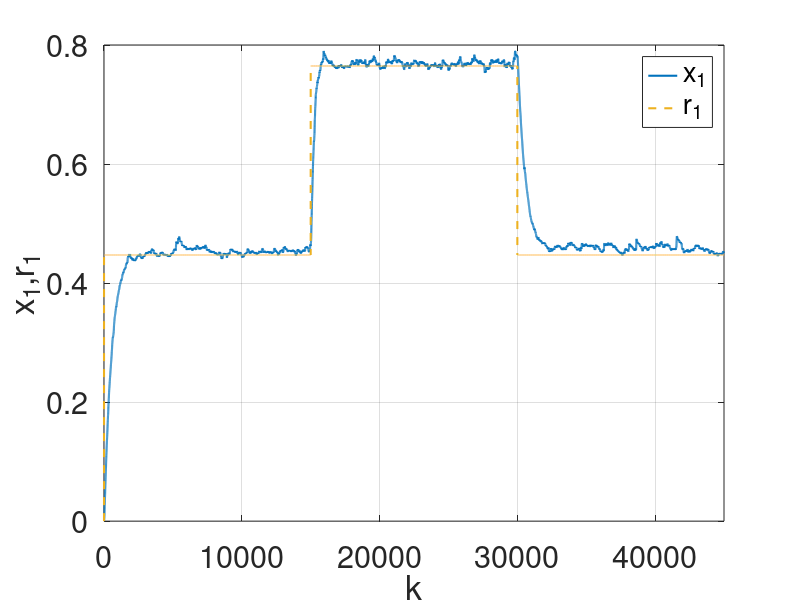
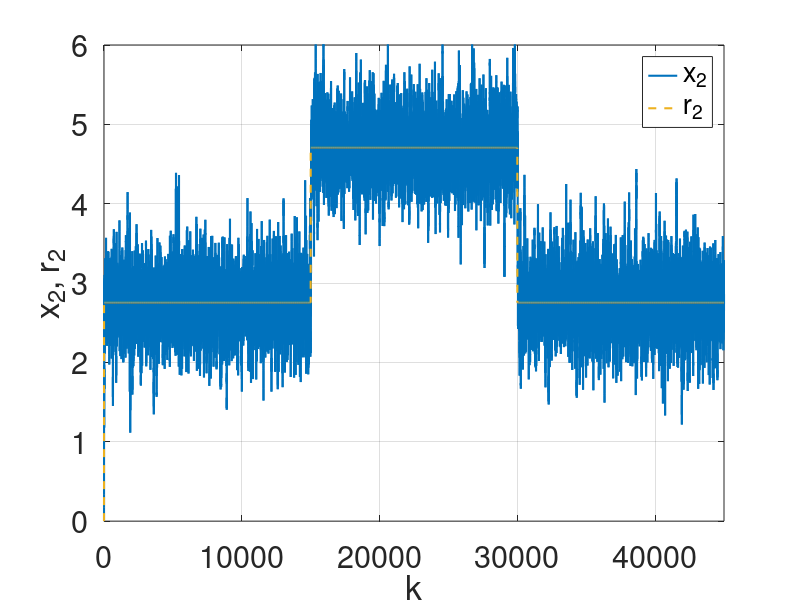

The MATLAB source for these figures, in order: (Note: this script raises an error after producing the figures.)
x(1)=0.;
t(1)=0;
y(1)=0.;
n=45000;
tmax=45;
dt=tmax/n;
Q=10;
R=0.01;
m(1)=1;
alpha=1;
betta=100;
lambda=0.3;
gamma=20;
B=1;
Da=0.072;
r1(1)=0.;
r2(1)=0.;
e1(1)=x(1)-r1(1);
e2(1)=y(1)-r2(1);
u(1)=0;
% ==========================
diary("matlab_output.log")
x(1)=0; y(1)=0; t(1)=0; e1(1)=0; e2(1)=0; m(1)=1;
epsilon=0;
tic
for i=1:n-1,

m(i+1)=m(i)+1;

sigma = 2;
epsilon_prev = epsilon;
epsilon = sigma * randn();
deltaEpsilon = epsilon - epsilon_prev;

g1(i)=0;
g2(i)=lambda;

f1(i)=x(i)+dt*(-alpha*x(i)+Da*(1-x(i))*exp(y(i)/(1+y(i)/gamma)));
f2(i)=y(i)+dt*(-alpha*y(i)+B*Da*(1-x(i))*exp(y(i)/(1+y(i)/gamma)));


t(i+1)=t(i)+dt;

   if 0<=t(i+1) & t(i+1)<=15
    r1(i+1)=0.4472;
    elseif 15<t(i+1) & t(i+1)<30
    r1(i+1)=0.7646;
    elseif 30<=t(i+1) & t(i+1)<tmax
    r1(i+1)=0.4472;
    end

   if 0<=t(i+1) & t(i+1)<=15
    r2(i+1)=2.752;
    elseif 15<t(i+1) & t(i+1)<30
    r2(i+1)=4.7052;
    elseif 30<=t(i+1) & t(i+1)<tmax
    r2(i+1)=2.752;
   end

if (y(i)-r2(i))>0
S(i)=1;
elseif (y(i)-r2(i))<0
S(i)=-1;
else
S(i)=0;
end
S_noisy(i)=S(i)+epsilon;

u1(i)=0;
u2(i)=-1/g2(i)*(-betta*S_noisy(i)+r2(i+1)-r2(i)-f2(i));

x(i+1)=f1(i);
y(i+1)=y(i)+dt*(-betta*S_noisy(i)+r2(i+1)-r2(i)) ;

%x(i+1)=r1(i+1);
%y(i+1)=r2(i+1);

e1(i+1)=x(i+1)-r1(i+1);
e2(i+1)=y(i+1)-r2(i+1);

end;
toc
diary off;
figure(1)
plot(1:n,x,'-','Color',[0,0.447,0.741],'LineWidth',1.5)
hold on
plot(1:n,r1,'--','Color',[0.929,0.694,0.125],'LineWidth',1.5)
hold off
axis([0 n 0 0.8])
legend('x_1','r_1')
grid
ylabel('x_1,r_1')
xlabel('k')
set(gca,'FontSize',22)

figure(2)
plot(1:n,y,'-','Color',[0,0.447,0.741],'LineWidth',1.5)
hold on
plot(1:n,r2,'--','Color',[0.929,0.694,0.125],'LineWidth',1.5)
hold off
axis([0 n 0 6])
ylabel('x_2, r_2')
legend('x_2','r_2')
xlabel('k')
grid
set(gca,'FontSize',22)

exportgraphics(figure(1), '/Users/Apple/work/tracking-control-network/research-vault/Research Journal/Paper/figures/images/matlab_fig2a_attacked_tracking_x1_r1.png', 'Resolution', 300);
exportgraphics(figure(2), '/Users/Apple/work/tracking-control-network/research-vault/Research Journal/Paper/figures/images/matlab_fig2a_attacked_tracking_x2_r2.png', 'Resolution', 300);
writematrix([t', x', y', r1', r2', e1', e2'], 'cstr_state_tracking_attacked_reference.csv');
clear all;
